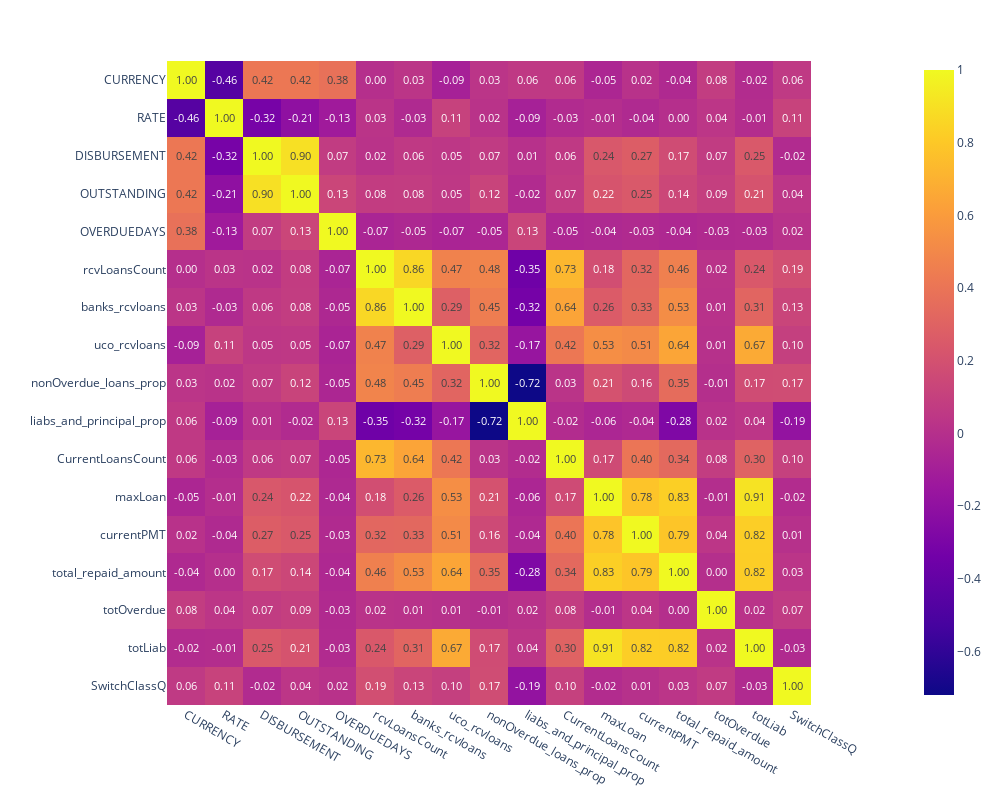

The notebook cell saved with this chart:
### Markdown cell above
### 1. Correlation between variables

### Code cell
corr = df.corr()

fig = px.imshow(corr, text_auto='.2f', width=1000, height=800)
fig.show()

### Figure 1 — Plotly figure (JSON) as saved in the notebook; plotly's stock layout.template omitted (floating-point values rounded to 4 significant figures; data arrays with more than 128 entries replaced by an {"elided": "..."} marker saying what was removed)
{"data": [{"coloraxis": "coloraxis", "hovertemplate": "x: %{x}<br>y: %{y}<br>color: %{z}<extra></extra>", "name": "0", "texttemplate": "%{z:.2f}", "type": "heatmap", "x": ["CURRENCY", "RATE", "DISBURSEMENT", "OUTSTANDING", "OVERDUEDAYS", "rcvLoansCount", "banks_rcvloans", "uco_rcvloans", "nonOverdue_loans_prop", "liabs_and_principal_prop", "CurrentLoansCount", "maxLoan", "currentPMT", "total_repaid_amount", "totOverdue", "totLiab", "SwitchClassQ"], "xaxis": "x", "y": ["CURRENCY", "RATE", "DISBURSEMENT", "OUTSTANDING", "OVERDUEDAYS", "rcvLoansCount", "banks_rcvloans", "uco_rcvloans", "nonOverdue_loans_prop", "liabs_and_principal_prop", "CurrentLoansCount", "maxLoan", "currentPMT", "total_repaid_amount", "totOverdue", "totLiab", "SwitchClassQ"], "yaxis": "y", "z": {"elided": "17x17 float values"}}], "layout": {"coloraxis": {"colorscale": [[0, "#0d0887"], [0.1111, "#46039f"], [0.2222, "#7201a8"], [0.3333, "#9c179e"], [0.4444, "#bd3786"], [0.5556, "#d8576b"], [0.6667, "#ed7953"], [0.7778, "#fb9f3a"], [0.8889, "#fdca26"], [1, "#f0f921"]]}, "height": 800, "margin": {"t": 60}, "width": 1000, "xaxis": {"anchor": "y", "constrain": "domain", "domain": [0, 1], "scaleanchor": "y"}, "yaxis": {"anchor": "x", "autorange": "reversed", "constrain": "domain", "domain": [0, 1]}}}
